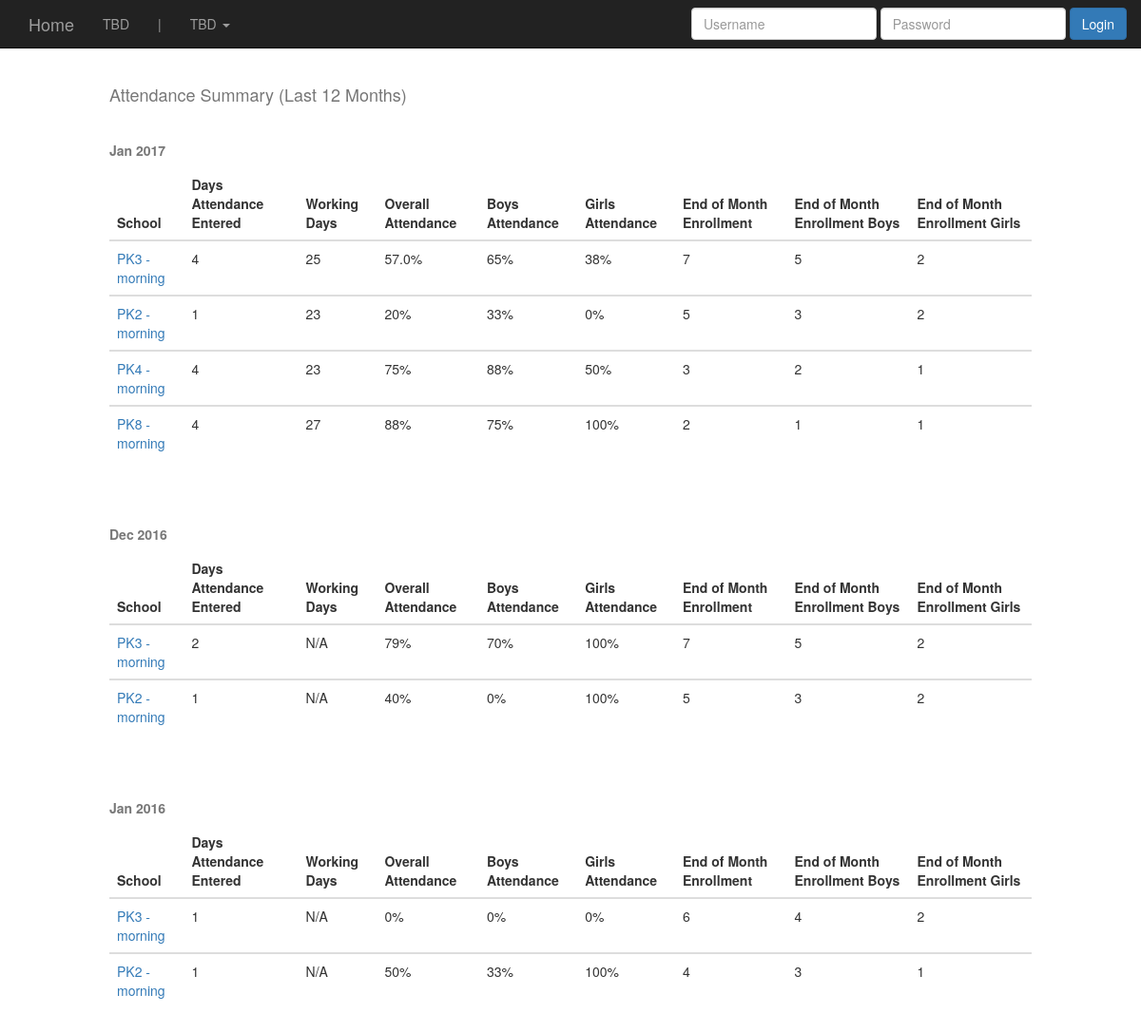
/attendance_summary/, run on the app's committed database.
### schools/models.py (models this page shows, shortened)
class School(models.Model):
        school_name = models.CharField(max_length=255)
        shift = models.CharField(max_length=255)
        school_address = models.CharField(max_length=255)
        city = models.CharField(max_length=255)
        date_opened = models.DateField(auto_now=False, auto_now_add=False)

### attendance/views.py (the view)
# urls.py: url(r'^attendance_summary/$', att.attendance_summary, name='attendance_summary'),
def attendance_summary(request):
    attendance_months = get_attendance_months()
    if request.GET.get('date'):
        attendance_months = [datetime.datetime.strptime(request.GET.get('date'), "%Y-%m-%d").date()]
    else:
        attendance_months = set(attendance_months)
        attendance_months = list(attendance_months)
        attendance_months.sort(reverse=True)
        attendance_months = attendance_months[:12]
    last_12_months_attendance = {}
    for date in attendance_months:
        schools_in_month = School.objects \
            .filter(
                student__attendance__attendance_date__year=date.year,
                student__attendance__attendance_date__month=date.month
            )\
            .annotate(
                days_attendance_entered=Count('student__attendance__attendance_date', distinct=True),
                overall_present=Count(Case(When(student__attendance__status='present', then=1))),
                overall_absent=Count(Case(When(student__attendance__status='absent', then=1))),
                boys_present=Count(Case(When(student__attendance__status='present', student__gender='male', then=1))),
                boys_absent=Count(Case(When(student__attendance__status='absent', student__gender='male', then=1))),
                girls_present=Count(Case(When(student__attendance__status='present', student__gender='female', then=1))),
                girls_absent=Count(Case(When(student__attendance__status='absent', student__gender='female', then=1))),
                end_of_month=Max(Case(When(
                    student__attendance__student__pkss_school__id=F('id'), then=F('student__attendance__attendance_date')
                ))),
            ).prefetch_related('attendancecalendar_set')
        for school in schools_in_month:
            try:
                school_calendar = school.attendancecalendar_set.get(school=school, first_day_of_month__month=date.month, first_day_of_month__year=date.year)
                school.working_days = school_calendar.workdays_in_month - (school_calendar.non_weekend_workdays_off if school_calendar.non_weekend_workdays_off else 0)
            except AttendanceCalendar.DoesNotExist:
                school.working_days = 'N/A'
            school.boys_attendance = round(school.boys_present / (school.boys_present + school.boys_absent), 2) * 100
            school.girls_attendance = round(school.girls_present / (school.girls_present + school.girls_absent), 2) * 100
            school.overall_attendance = round(school.overall_present / (school.overall_present + school.overall_absent), 2) * 100
            school_end_of_month_enrollment = Attendance.objects.filter(attendance_date=school.end_of_month, student__pkss_school=school)
            school.end_of_month_enrollment = school_end_of_month_enrollment.count()
            school.end_of_month_enrollment_boys = school_end_of_month_enrollment.filter(student__gender='male').count()
            school.end_of_month_enrollment_girls = school_end_of_month_enrollment.filter(student__gender='female').count()
        last_12_months_attendance.update({date: schools_in_month})
    last_12_months_attendance = OrderedDict(sorted(last_12_months_attendance.items(), key=lambda t: t[0], reverse=True))
    return render(request, 'attendance_summary.html', {'last_12_months_attendance': last_12_months_attendance})

### attendance/views.py (called while the page is built)
def get_attendance_months():
    truncate_month = connection.ops.date_trunc_sql('month', 'attendance_date')
    attendance = Attendance.objects.extra({'month': truncate_month}).values('month') \
        .annotate(
        attendace_days=Count('student')
    ).order_by('-attendance_date')
    attendance_months = [datetime.datetime.strptime(dt['month'], "%Y-%m-%d").date() for dt in attendance]
    return attendance_months

### templates/attendance_summary.html
{% extends "base.html" %}
{% load staticfiles %}
{% load crispy_forms_tags %}
{% block content %}
<br>
<br>
<div class='col-sm-10 col-sm-offset-1'>
<h4> Attendance Summary {% if 'date' not in request.GET %} (Last 12 Months) {% endif %} </h4>
<br>
{% for date, schools_list in last_12_months_attendance.items %}
    <table class="table">
        <caption><strong>{{ date|date:"M Y" }}</strong></caption>
        <thead>
            <tr>
                <th>School</th>
                <th>Days Attendance Entered</th>
                <th>Working Days</th>
                <th>Overall Attendance</th>
                <th>Boys Attendance</th>
                <th>Girls Attendance</th>
                <th>End of Month Enrollment</th>
                <th>End of Month Enrollment Boys</th>
                <th>End of Month Enrollment Girls</th>
            </tr>
        </thead>
        {% for school in schools_list %}
            <tbody>
                <tr>
                    <td><a href="{% url 'school_attendance_details' school.pk date %}">{{ school.school_name }}</a> </td>
                    <td>{{ school.days_attendance_entered }}</td>
                    <td>{{ school.working_days }}</td>
                    <td>{{ school.overall_attendance|floatformat:"-1" }}%</td>
                    <td>{{ school.boys_attendance|floatformat:"-1" }}%</td>
                    <td>{{ school.girls_attendance|floatformat:"-1" }}%</td>
                    <td>{{ school.end_of_month_enrollment }}</td>
                    <td>{{ school.end_of_month_enrollment_boys }}</td>
                    <td>{{ school.end_of_month_enrollment_girls }}</td>
                </tr>
            </tbody>
        {% endfor %}
    </table>
    <br/><br/>
{% endfor %}
</div>
{% endblock %}

### static/css/base.css (style rules this page uses)
h4 { color: #777777; }

### data on the page
School: school_name "PK3 - morning", days_attendance_entered "4", working_days "25", overall_attendance "57.0", boys_attendance "65", girls_attendance "38", end_of_month_enrollment "7", end_of_month_enrollment_boys "5", end_of_month_enrollment_girls "2", days_attendance_entered "2", working_days "N/A", overall_attendance "79", boys_attendance "70", girls_attendance "100", days_attendance_entered "1", overall_attendance "0", boys_attendance "0", girls_attendance "0", end_of_month_enrollment "6", end_of_month_enrollment_boys "4"
School: school_name "PK2 - morning", days_attendance_entered "1", working_days "23", overall_attendance "20", boys_attendance "33", girls_attendance "0", end_of_month_enrollment "5", end_of_month_enrollment_boys "3", end_of_month_enrollment_girls "2", working_days "N/A", overall_attendance "40", boys_attendance "0", girls_attendance "100", overall_attendance "50", end_of_month_enrollment "4", end_of_month_enrollment_girls "1"
School: school_name "PK4 - morning", days_attendance_entered "4", working_days "23", overall_attendance "75", boys_attendance "88", girls_attendance "50", end_of_month_enrollment "3", end_of_month_enrollment_boys "2", end_of_month_enrollment_girls "1"
School: school_name "PK8 - morning", days_attendance_entered "4", working_days "27", overall_attendance "88", boys_attendance "75", girls_attendance "100", end_of_month_enrollment "2", end_of_month_enrollment_boys "1", end_of_month_enrollment_girls "1"

### other printed values
{{ date|date:"M Y" }} "Jan 2017" "Dec 2016" "Jan 2016"
